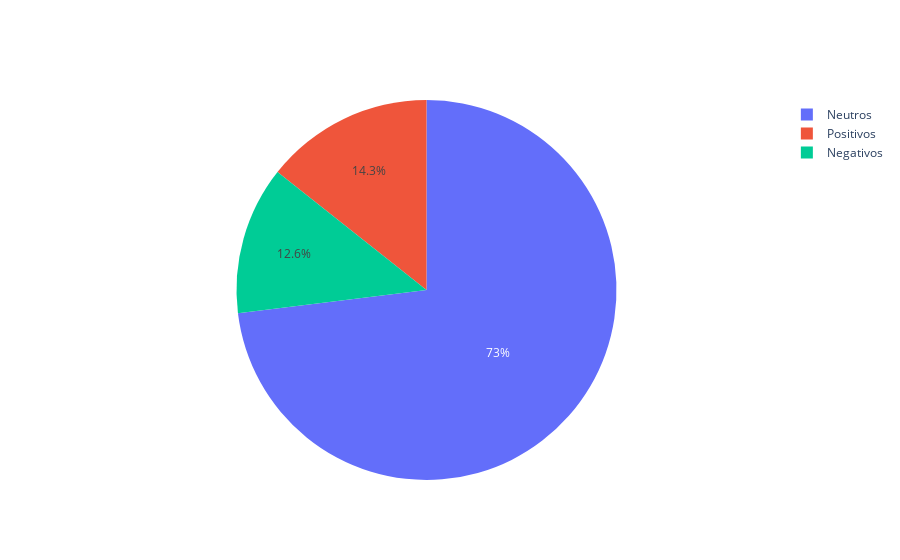

Source (notebook cell):
### Code cell
####################################
# Contar la cantidad de sentimientos negativos, neutros y positivos
negativos = text[text["sentimiento"] < 0].count().values[0]
neutros = text[text["sentimiento"] == 0].count().values[0]
positivos = text[text["sentimiento"] > 0].count().values[0]

# Crear la gráfica de pastel
labels = ["Negativos", "Neutros", "Positivos"]
values = [negativos, neutros, positivos]

fig = go.Figure(data=[go.Pie(labels=labels, values=values)])

fig.write_html("pie.html")
# Mostrar la gráfica
fig.show()

### Figure 1 — Plotly figure (JSON) as saved in the notebook; plotly's stock layout.template omitted (floating-point values rounded to 4 significant figures)
{"data": [{"labels": ["Negativos", "Neutros", "Positivos"], "type": "pie", "values": [29, 168, 33]}], "layout": {}}
